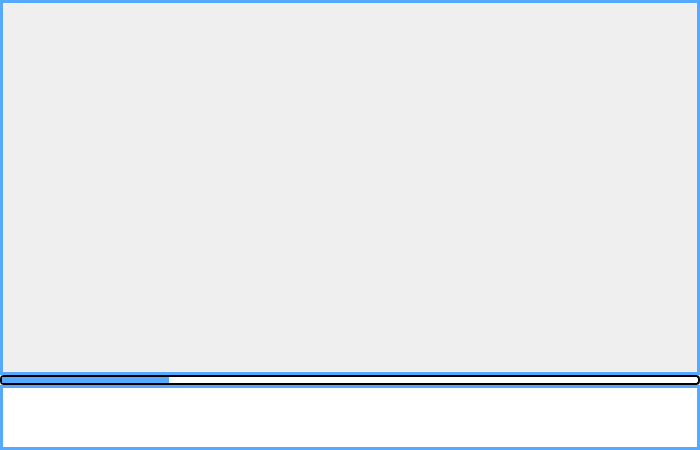
<?xml version="1.0" encoding="UTF-8"?>
<ui version="4.0">
 <class>MainWindow</class>
 <widget class="QMainWindow" name="MainWindow">
  <property name="geometry">
   <rect>
    <x>0</x>
    <y>0</y>
    <width>700</width>
    <height>450</height>
   </rect>
  </property>
  <property name="windowTitle">
   <string>MainWindow</string>
  </property>
  <widget class="QWidget" name="centralwidget">
   <widget class="QProgressBar" name="progressBar">
    <property name="geometry">
     <rect>
      <x>0</x>
      <y>375</y>
      <width>700</width>
      <height>10</height>
     </rect>
    </property>
    <property name="styleSheet">
     <string notr="true">QProgressBar {border: 2px solid black;
 border-radius: 4px; 
background: rgb(255, 255, 255);
}
QProgressBar::chunk {
background: rgb(85, 170, 255);
border-radius: 4px;}</string>
    </property>
    <property name="value">
     <number>24</number>
    </property>
    <property name="textVisible">
     <bool>false</bool>
    </property>
    <property name="format">
     <string/>
    </property>
   </widget>
   <widget class="QLabel" name="label">
    <property name="geometry">
     <rect>
      <x>0</x>
      <y>0</y>
      <width>700</width>
      <height>375</height>
     </rect>
    </property>
    <property name="styleSheet">
     <string notr="true">border: 3px solid rgb(85, 170, 255);</string>
    </property>
    <property name="text">
     <string/>
    </property>
    <property name="pixmap">
     <pixmap>Photo/aesthetic-pixel-art-background-0ax4fopcqzot21lj.png</pixmap>
    </property>
    <property name="scaledContents">
     <bool>true</bool>
    </property>
   </widget>
   <widget class="QLabel" name="label_2">
    <property name="geometry">
     <rect>
      <x>0</x>
      <y>385</y>
      <width>700</width>
      <height>65</height>
     </rect>
    </property>
    <property name="styleSheet">
     <string notr="true">background: rgb(255, 255, 255);
border: 3px solid rgb(85, 170, 255);</string>
    </property>
    <property name="text">
     <string/>
    </property>
    <property name="pixmap">
     <pixmap>Photo/LsFa65aRXJI.jpg</pixmap>
    </property>
    <property name="scaledContents">
     <bool>true</bool>
    </property>
   </widget>
  </widget>
 </widget>
 <resources/>
 <connections/>
</ui>
